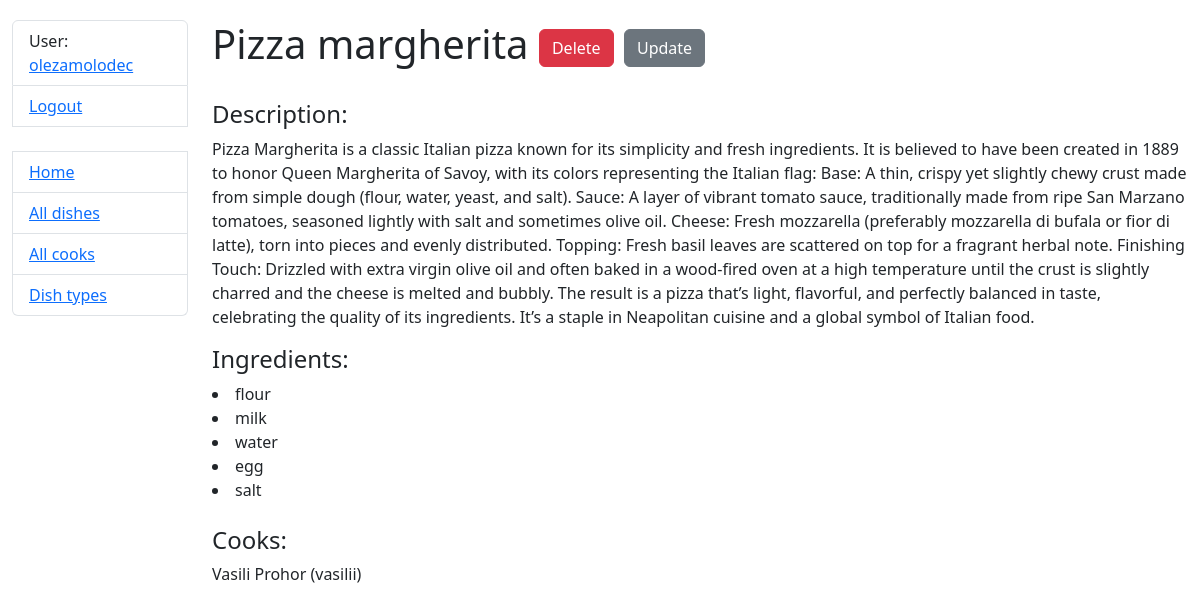
/dishes/3/detail/ (signed in), run on the app's committed database.
### kitchen/models.py (models this page shows, shortened)
class Cook(AbstractUser):
    years_of_experience = models.IntegerField(default=0)
    class Meta:
        verbose_name = "cook"
        verbose_name_plural = "cooks"
    def get_absolute_url(self):
        return reverse("kitchen:cook-detail", kwargs={"pk": self.pk})

class Dish(models.Model):
    name = models.CharField(max_length=69, unique=True)
    description = models.TextField()
    price = models.DecimalField(max_digits=5, decimal_places=2)
    dish_type = models.ForeignKey(DishType, on_delete=models.CASCADE)
    cooks = models.ManyToManyField(Cook, related_name="dishes")
    ingredients = models.ManyToManyField("Ingredient", related_name="dishes")

class Ingredient(models.Model):
    name = models.CharField(max_length=255, unique=True)

### kitchen/views.py (the view)
# urls.py: path("dishes/<int:pk>/detail/", DishDetailView.as_view(), name="dish-detail"),
class DishDetailView(LoginRequiredMixin, generic.DetailView):
    model = Dish

### templates/kitchen/dish_detail.html
{% extends "base.html" %}
{% block content %}
  <h1>
    {{ dish.name }}
    <a href="{% url 'kitchen:dish-delete' dish.id %}" class="btn btn-danger">Delete</a>
    <a href="{% url 'kitchen:dish-update' dish.id %}" class="btn btn-secondary">Update</a>
  </h1>
  <br>
  <h4>Description: </h4>
  <p>{{ dish.description }}</p>
  <h4>Ingredients:</h4>
  {% for ingredient in dish.ingredients.all %}
     <li>{{ ingredient.name }}</li>
  {% endfor %}
  <br>
  <h4>Cooks:</h4>
  {% for cook in dish.cooks.all %}
    <li style="list-style-type: none">
      {{ cook.first_name }} {{ cook.last_name }} ({{ cook.username }})
    </li>
  {% endfor %}
{% endblock %}

### templates/includes/sidebar.html
<ul class="sidebar-nav list-group">
  {% if user.is_authenticated %}
    <li class="list-group-item">User: <a href="{{ user.get_absolute_url }}">{{ user.get_username }}</a></li>
    <li class="list-group-item"><a href="{% url 'logout' %}">Logout</a></li>
  {% else %}
    <li class="list-group-item"><a href="{% url 'login' %}">Login</a></li>
  {% endif %}
  <br>
  <li class="list-group-item"><a href="{% url 'kitchen:index' %}">Home</a></li>
  <li class="list-group-item"><a href="{% url 'kitchen:dish-list' %}">All dishes</a></li>
  <li class="list-group-item"><a href="{% url 'kitchen:cook-list' %}">All cooks</a></li>
  <li class="list-group-item"><a href="{% url 'kitchen:dish-type-list' %}">Dish types</a></li>
</ul>

### static/css/styles.css (style rules this page uses)
body { margin-top: 20px; }

### data on the page
Cook: get_username "olezamolodec"
Dish: name "Pizza margherita", description "Pizza Margherita is a classic Italian pizza known for its simplicity and fresh ingredients. It is believed to have been created in 1889 to honor Queen Margherita of Savoy, with its colors representing the Italian flag: Base: A thin, crispy yet slightly chewy crust made from simple dough (flour, water, yeast, and salt). Sauce: A layer of vibrant tomato sauce, traditionally made from ripe San Marzano tomatoes, seasoned lightly with salt and sometimes olive oil. Cheese: Fresh mozzarella (preferably mozzarella di bufala or fior di latte), torn into pieces and evenly distributed. Topping: Fresh basil leaves are scattered on top for a fragrant herbal note. Finishing Touch: Drizzled with extra…"
Ingredient: name "flour"
Ingredient: name "milk"
Ingredient: name "water"
Ingredient: name "egg"
Ingredient: name "salt"
Cook: first_name "Vasili", last_name "Prohor", username "vasilii"
